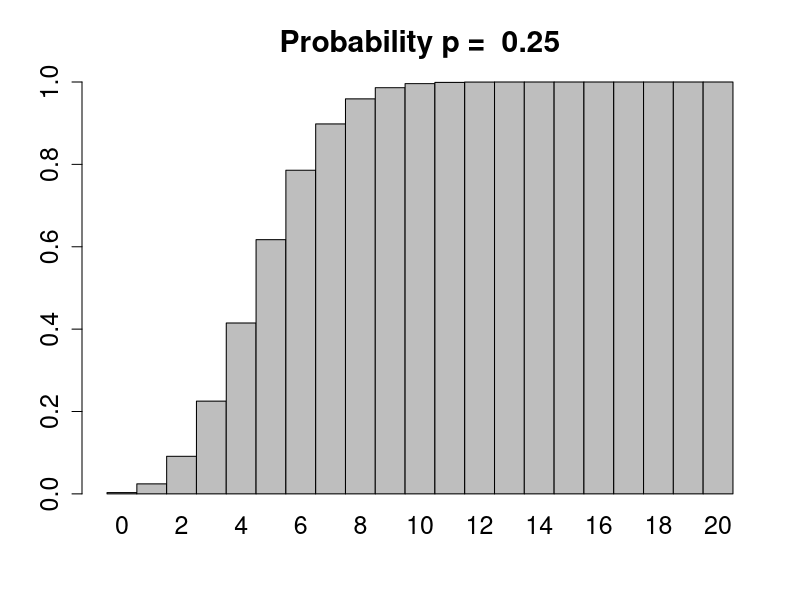

Write R code to recreate this figure.
#cumulative probability 
x <- 0:20
p <- pbinom(x, 20, 0.25)
jpeg('cumulative25.jpg')
barplot(p, names.arg=x, space=0, main =  paste("Probability p = ", 0.25), cex.lab=1.5, cex.axis=1.5, cex.main=1.8, cex.sub=2.0, cex.names=1.5)
